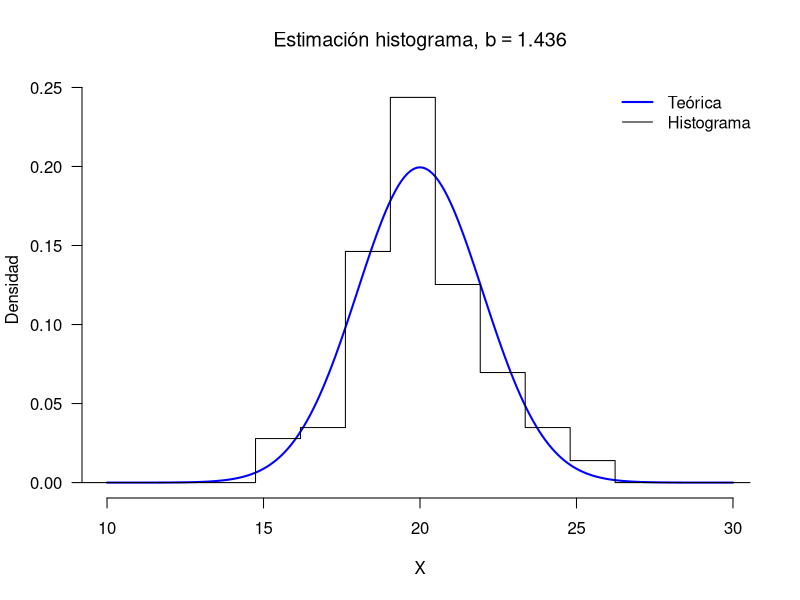
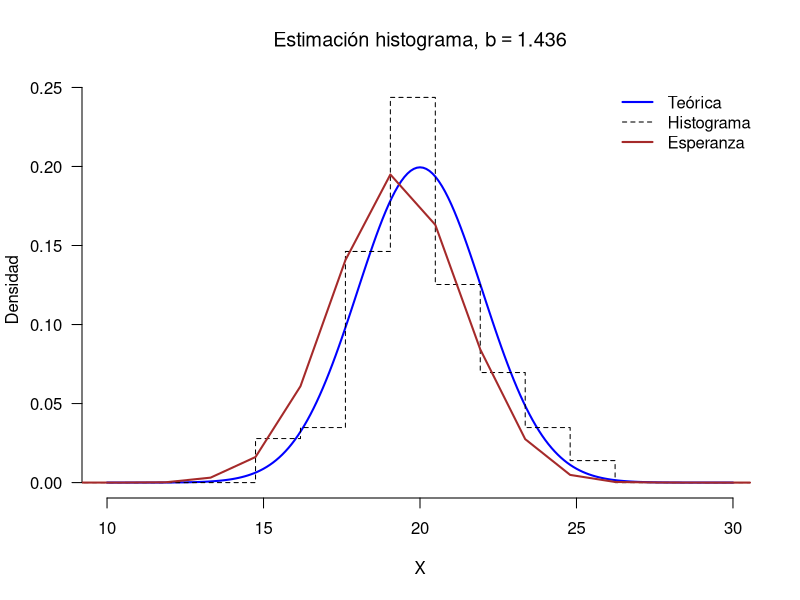
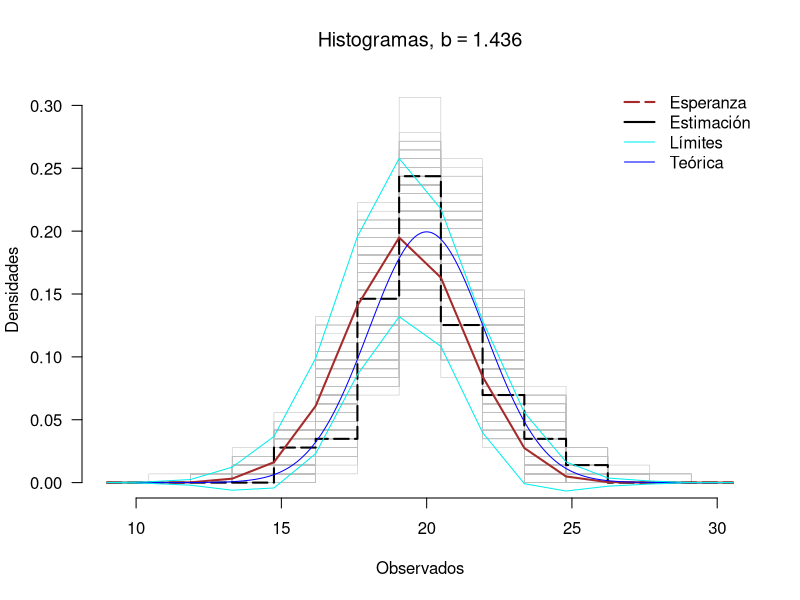
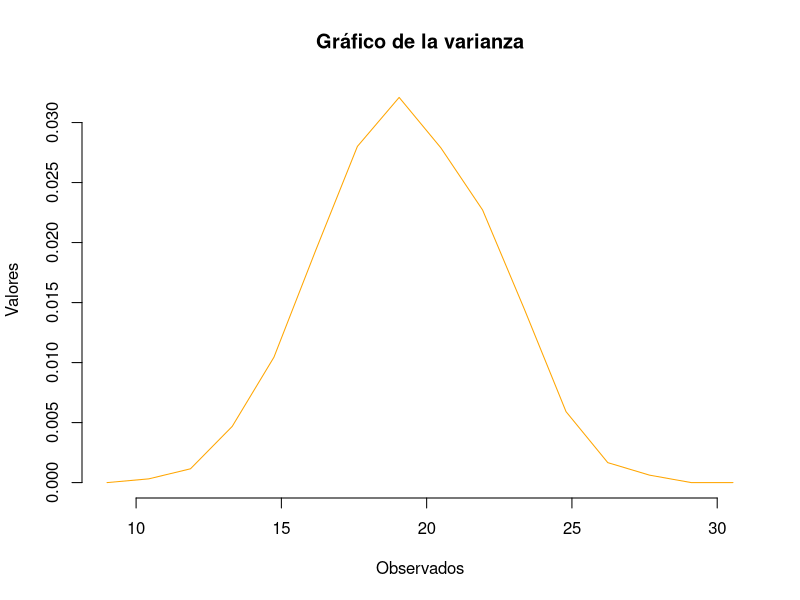

Generate these figures, in order, with R:
## ---- chunk 1
## Ajustamos los parámetros iniciales
n <- 100                                        # Tamaño de la muestra
mu <- 20                                        # Media teórica              
sigma <- 2                                      # Desv. estándar teórica
set.seed(n)                                     # Fijamos la semilla

# Tomamos la muestra
datos <- rnorm(n = n, mean = mu, sd = sigma)

## Estimación histograma
histograma <- hist(datos, plot = FALSE)
## ---- chunk 2
# Extraemos la estimación histograma de la densidad
densidad1 <- histograma$density

# Extraemos los conteos y los extremos de un intervalo
ni <- histograma$counts
cortes <- histograma$breaks[1:2]                # Los dos primeros puntos
b <- diff(cortes)/2                             # Distancia sobre 2
densidad2 <- ni / (2*n*b)                       # Los conteos
                                                
# Comparamos los vectores
all.equal(densidad1, densidad2)                 # Hacemos la comparación
## ---- chunk 3
# Inicio de las simulaciones
N <- 500                                        # Cantidad de simulaciones
muestras <- matrix(0, nrow = n, ncol = N)
b0s <- NULL                                     # Almacenamos los b's 
                                                
for(i in 1:N)
{
    muestras[, i] <- rnorm(n, mean = mu, sd = sigma)
    RICs <- diff(quantile(muestras[, i], probs = c(1, 3)/4, names = FALSE))
    sigmas_hat <- min(RICs / 1.35, sd(muestras[, i]))
    b0s[i] <- 3.491 * sigmas_hat * n^(-1/3) 
}

# Cálculo del b óptimo como promedio de todos los b's
( b_Optimo <- mean(b0s) )

# b óptimo obtenido de la muestra
min(diff(quantile(datos, probs = c(1, 3)/4, names = FALSE)) / 1.35, sd(datos))
## ---- chunk 4
# A 4 desviaciones estándar (de la media), en una normal, estará el 99%
lImites <- mu + c(-1, 1) * 5 * sigma

# Extremos de los intervalos
puntos <- seq(from = lImites[1] - 1, to = lImites[2] + 1, by = b_Optimo)

# Histograma con el ancho de banda óptimo
Hist <- hist(datos, breaks = puntos, plot = FALSE)

# Curva teórica
rango <- seq(from = lImites[1], to = lImites[2], by = 0.1)
plot(x = rango, y = dnorm(rango, mu, sigma), frame = FALSE, 
     xlab = "X", ylab = "Densidad", type = "l", las = 1, 
     lwd = 2, ylim = c(0, max(Hist$density)), col = "blue", 
     main = bquote("Estimación histograma, b" == .(round(b_Optimo, 3))))

# Gráfico del histograma
lines(x = puntos, y = c(Hist$density, 0), type = "s")

# Leyenda
legend(x = "topright", lwd = 2:1, col = c("blue", "black"), 
       legend = c("Teórica", "Histograma"), bty = "n")
## ---- chunk 5
# Obtenemos los histogramas de cada muestra
histogramas <- apply(muestras, 2, function(k){
                         c(hist(k, breaks = puntos, plot = FALSE)$density, 0)
                     })
E_fh <- apply(histogramas, 1, mean)             # Valor esperado
Sd_fh <- apply(histogramas, 1, sd)              # Desviación estándar

plot(x = rango, y = dnorm(rango, mu, sigma), frame = FALSE, 
     xlab = "X", ylab = "Densidad", type = "l", las = 1, 
     lwd = 2, ylim = c(0, max(Hist$density)), col = "blue", 
     main = bquote("Estimación histograma, b" == .(round(b_Optimo, 3))))

# Gráfico del histograma
lines(x = puntos, y = c(Hist$density, 0), type = "s", lty = 2)

# Esperanza
lines(x = puntos, y = E_fh, col = "brown", lwd = 2, type = "l")

# Leyenda
legend(x = "topright", lwd = c(2, 1, 2), col = c("blue", "black", "brown"), 
       legend = c("Teórica", "Histograma", "Esperanza"), bty = "n",
       lty = c(1, 2, 1))
## ---- chunk 6
# Todos los histogramas obtenidos
matplot(x = puntos, y = histogramas, type = "s", las = 1,
        col = "gray", lty = 1, frame = FALSE, lwd = 0.5, 
        xlab = "Observados", ylab = "Densidades",
        main = bquote("Histogramas, b" == .(round(b_Optimo, 3))))

# El histograma de la muestra inicial
lines(x = puntos, y = c(Hist$density, 0), col = "black", 
      lwd = 2, type = "s", lty = 5)

# Valor esperado
lines(x = puntos, y = E_fh, col = "brown", lwd = 2, type = "l")

# Estimación teórica
lines(rango, dnorm(rango, mean = mu, sd = sigma), col = "blue")

# "Bandas de confianza"
matlines(x = puntos, y = cbind(E_fh - 1.96 * Sd_fh, 
                               E_fh + 1.96 * Sd_fh), 
         type = "l", col = "cyan2", lty = 1, lwd = 1)

# Leyenda
legend(x = "topright", bty = "n", col = c("brown", "black", "cyan2", "blue"),
       lwd = rep(2:1, each = 2), lty = c(5, 1, 1, 1),
       legend = c("Esperanza", "Estimación", "Límites", "Teórica"))
## ---- chunk 7
# Gráfico de la varianza
plot(x = puntos, y = Sd_fh, main = "Gráfico de la varianza", frame = FALSE, 
     xlab = "Observados", ylab = "Valores", type = "l", col = "orange")
